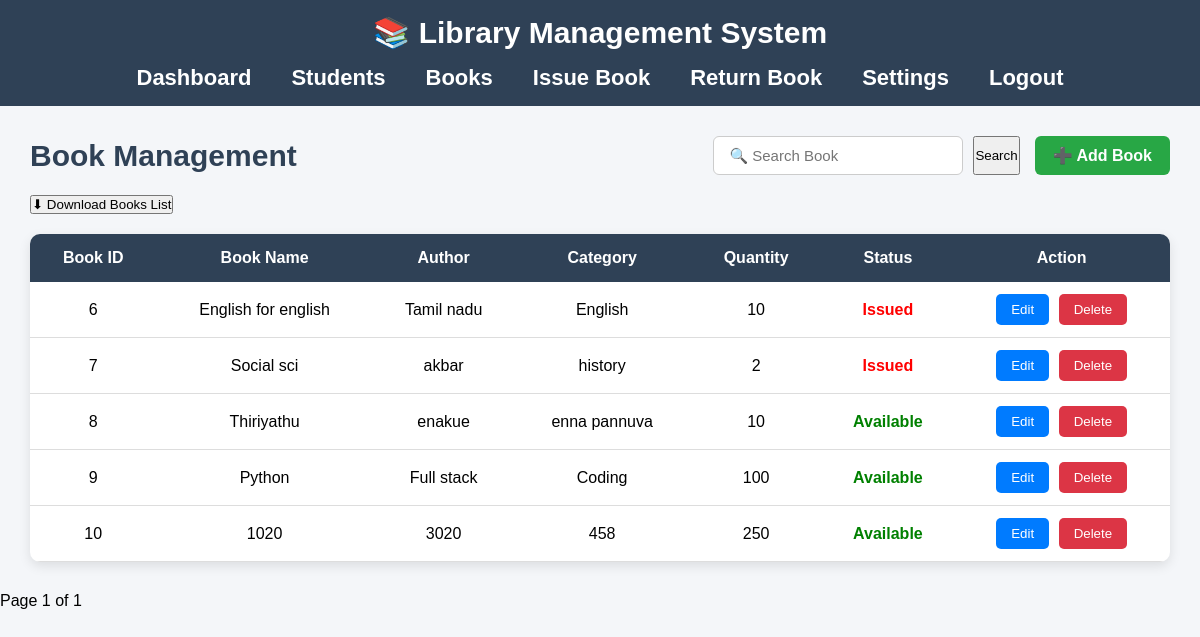
/book/, run on the app's committed database.
### book/models.py (models this page shows, shortened)
class Book(models.Model):
    book_id = models.CharField(max_length=10)
    book_name = models.CharField(max_length=20)
    author = models.CharField(max_length=10)
    category = models.CharField(max_length=15)
    quantity = models.IntegerField(default=2)
    available = models.IntegerField(default=0)
    status = models.CharField(max_length=8, default="Available")

### book/views.py (the view)
# urls.py: path('book/',views.book, name='book_list'),
def book(request):
    search = request.GET.get("search")
    if search:
        books = Book.objects.filter(book_name__icontains=search)
    else:
        books = Book.objects.all()
    paginator = Paginator(books, 5)
    page_number = request.GET.get("page")
    books = paginator.get_page(page_number)
    return render(request, "book.html", {
        "books": books
    })

### book/templates/book.html (shortened to what this page needs)
{% extends 'base.html' %}
{% load static %}
{% block css %}
<link rel="stylesheet" href="{% static 'book.css' %}">
{% endblock %}
{% block content %}
<div class="container">
    <div class="top-bar">
        <h2>Book Management</h2>
        <div class="actions">
            <form method="GET" style="display:flex; gap:10px;">
                <input
                    type="text"
                    name="search"
                    value="{{ request.GET.search }}"
                    placeholder="🔍 Search Book"
                >
                <button type="submit" class="search-btn">
                    Search
                </button>
            </form>
            <a href="{% url 'add_book' %}" class="add-btn">
                ➕ Add Book
            </a>
        </div>
    </div>
    <div style="margin-bottom:20px;">
        <form action="{% url 'export_book_excel' %}" method="GET">
            <button type="submit" class="download">
                ⬇ Download Books List
            </button>
        </form>
    </div>
    <table>
        <thead>
            <tr>
                <th>Book ID</th>
                <th>Book Name</th>
                <th>Author</th>
                <th>Category</th>
                <th>Quantity</th>
                <th>Status</th>
                <th>Action</th>
            </tr>
        </thead>
        <tbody>
        {% for b in books %}
            <tr>
                <td>{{ b.id }}</td>
                <td>{{ b.book_name }}</td>
                <td>{{ b.author }}</td>
                <td>{{ b.category }}</td>
                <td>{{ b.quantity }}</td>
                <td>
                    {% if b.status == "Available" %}
                        <span class="status-available">
                            {{ b.status }}
                        </span>
                    {% else %}
                        <span class="status-issued">
                            {{ b.status }}
                        </span>
                    {% endif %}
                </td>
                <td>
                    <form action="{% url 'edit_book' b.id %}"
                          method="GET"
                          style="display:inline;">
                        <button type="submit" class="edit-btn">
                            Edit
                        </button>
                    </form>
                    <form action="{% url 'delete_book' b.id %}"
                          method="POST"
                          style="display:inline;">
                        <button
                            type="submit"
                            class="delete-btn"
                            onclick="return confirm('Are you sure you want to delete this book?');">
                            Delete
                        </button>
                    </form>
                </td>
            </tr>
        {% empty %}
            <tr>
                <td colspan="7" style="text-align:center;">
                    No Books Found
                </td>
            </tr>
        {% endfor %}
        </tbody>
    </table>
</div>
<div class="pagination">
    <span>
        Page {{ books.number }} of {{ books.paginator.num_pages }}
    </span>
</div>
{% endblock %}

### book/static/base.css (style rules this page uses)
* { margin:0; padding:0; box-sizing:border-box; }
body { font-family:Arial, Helvetica, sans-serif; background:#f4f4f4; }

### book/static/book.css (style rules this page uses)
* { margin: 0; padding: 0; box-sizing: border-box; font-family: Arial, Helvetica, sans-serif; }
body { background-color: #f4f6f9; transition: 0.3s; }
.container { width: 95%; margin: 30px auto; }
.top-bar { display: flex; justify-content: space-between; align-items: center; margin-bottom: 20px; }
.top-bar h2 { color: #2f4156; font-size: 30px; }
.actions { display: flex; align-items: center; gap: 15px; }
.actions input { width: 250px; padding: 10px 15px; border: 1px solid #ccc; border-radius: 6px; outline: none; font-size: 15px; }
.add-btn { background:#28a745; color:white; text-decoration:none; padding:10px 18px; border-radius:6px; font-size:16px; font-weight:bold; transition:0.3s; }
table { width:100%; border-collapse:collapse; background:white; border-radius:10px; overflow:hidden; box-shadow:0 4px 12px rgba(0,0,0,0.1); }
thead { background:#2f4156; color:white; }
th { padding:15px; text-align:center; font-size:16px; }
td { padding:12px; text-align:center; border-bottom:1px solid #ddd; }
.status-available { color:green; font-weight:bold; }
.status-issued { color:red; font-weight:bold; }
.edit-btn { background:#007bff; color:white; border:none; padding:8px 15px; border-radius:5px; cursor:pointer; margin-right:5px; transition:0.3s; }
.delete-btn { background:#dc3545; color:white; border:none; padding:8px 15px; border-radius:5px; cursor:pointer; transition:0.3s; }

### data on the page
Book: id "6", book_name "English for english", author "Tamil nadu", category "English", quantity "10", status "Issued"
Book: id "7", book_name "Social sci", author "akbar", category "history", quantity "2", status "Issued"
Book: id "8", book_name "Thiriyathu", author "enakue", category "enna pannuva", quantity "10", status "Available"
Book: id "9", book_name "Python", author "Full stack", category "Coding", quantity "100", status "Available"
Book: id "10", book_name "1020", author "3020", category "458", quantity "250", status "Available"

### other printed values
{{ books.number }} "1"
{{ books.paginator.num_pages }} "1"
